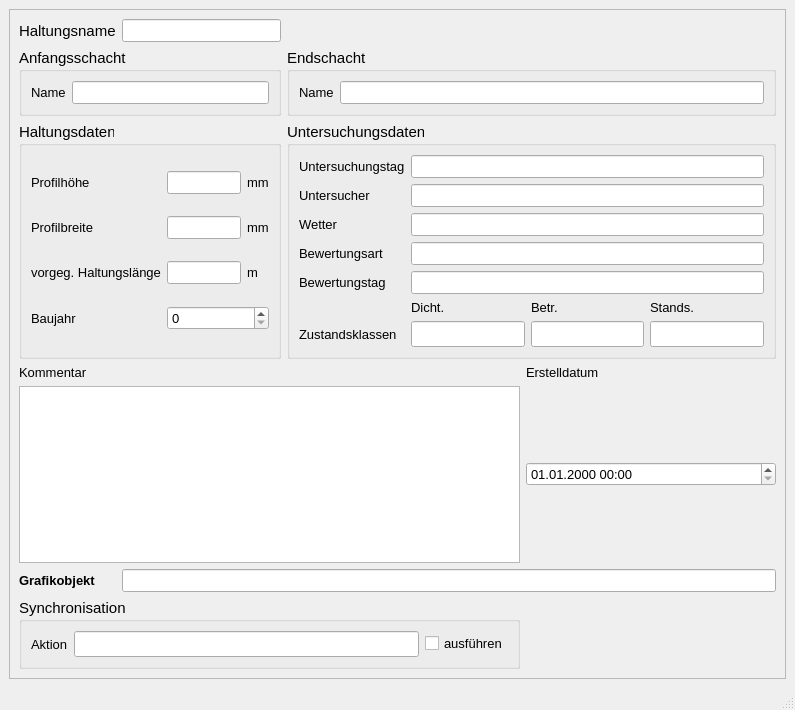
<?xml version="1.0" encoding="UTF-8"?>
<ui version="4.0">
 <class>MainWindow</class>
 <widget class="QMainWindow" name="MainWindow">
  <property name="geometry">
   <rect>
    <x>0</x>
    <y>0</y>
    <width>795</width>
    <height>710</height>
   </rect>
  </property>
  <property name="sizePolicy">
   <sizepolicy hsizetype="Preferred" vsizetype="Preferred">
    <horstretch>0</horstretch>
    <verstretch>0</verstretch>
   </sizepolicy>
  </property>
  <property name="baseSize">
   <size>
    <width>0</width>
    <height>0</height>
   </size>
  </property>
  <property name="font">
   <font>
    <family>Tahoma</family>
    <pointsize>10</pointsize>
   </font>
  </property>
  <property name="windowTitle">
   <string>MainWindow</string>
  </property>
  <widget class="QWidget" name="centralwidget">
   <layout class="QGridLayout" name="gridLayout">
    <item row="0" column="0">
     <widget class="QScrollArea" name="scrollArea">
      <property name="widgetResizable">
       <bool>true</bool>
      </property>
      <widget class="QWidget" name="scrollAreaWidgetContents">
       <property name="geometry">
        <rect>
         <x>0</x>
         <y>0</y>
         <width>771</width>
         <height>633</height>
        </rect>
       </property>
       <layout class="QGridLayout" name="gridLayout_2">
        <item row="0" column="0">
         <widget class="QLabel" name="label">
          <property name="font">
           <font>
            <family>Tahoma</family>
            <pointsize>11</pointsize>
           </font>
          </property>
          <property name="text">
           <string>Haltungsname</string>
          </property>
         </widget>
        </item>
        <item row="0" column="1">
         <widget class="QLineEdit" name="leitnam">
          <property name="font">
           <font>
            <family>Tahoma</family>
            <pointsize>10</pointsize>
           </font>
          </property>
          <property name="toolTip">
           <string>&lt;html&gt;&lt;head/&gt;&lt;body&gt;&lt;p&gt;Eindeutiger Haltungsname&lt;/p&gt;&lt;/body&gt;&lt;/html&gt;</string>
          </property>
          <property name="statusTip">
           <string>Eindeutiger Haltungsname</string>
          </property>
         </widget>
        </item>
        <item row="1" column="0" colspan="2">
         <widget class="QGroupBox" name="groupBox">
          <property name="font">
           <font>
            <family>Tahoma</family>
            <pointsize>11</pointsize>
           </font>
          </property>
          <property name="title">
           <string>Anfangsschacht</string>
          </property>
          <layout class="QGridLayout" name="gridLayout_3">
           <item row="0" column="0">
            <widget class="QLabel" name="label_3">
             <property name="font">
              <font>
               <family>Tahoma</family>
               <pointsize>10</pointsize>
              </font>
             </property>
             <property name="text">
              <string>Name</string>
             </property>
            </widget>
           </item>
           <item row="0" column="1">
            <widget class="QLineEdit" name="schoben">
             <property name="font">
              <font>
               <family>Tahoma</family>
               <pointsize>10</pointsize>
              </font>
             </property>
             <property name="toolTip">
              <string>&lt;html&gt;&lt;head/&gt;&lt;body&gt;&lt;p&gt;Name des oberen Schachts&lt;/p&gt;&lt;/body&gt;&lt;/html&gt;</string>
             </property>
             <property name="statusTip">
              <string>Name des oberen Schachts</string>
             </property>
            </widget>
           </item>
          </layout>
         </widget>
        </item>
        <item row="1" column="2" colspan="2">
         <widget class="QGroupBox" name="groupBox_3">
          <property name="font">
           <font>
            <family>Tahoma</family>
            <pointsize>11</pointsize>
           </font>
          </property>
          <property name="title">
           <string>Endschacht</string>
          </property>
          <layout class="QGridLayout" name="gridLayout_4">
           <item row="0" column="0">
            <widget class="QLabel" name="label_9">
             <property name="font">
              <font>
               <family>Tahoma</family>
               <pointsize>10</pointsize>
              </font>
             </property>
             <property name="text">
              <string>Name</string>
             </property>
            </widget>
           </item>
           <item row="0" column="1">
            <widget class="QLineEdit" name="schunten">
             <property name="font">
              <font>
               <family>Tahoma</family>
               <pointsize>10</pointsize>
              </font>
             </property>
             <property name="toolTip">
              <string>&lt;html&gt;&lt;head/&gt;&lt;body&gt;&lt;p&gt;Name des unteren Schachts&lt;/p&gt;&lt;/body&gt;&lt;/html&gt;</string>
             </property>
             <property name="statusTip">
              <string>Name des unteren Schachts</string>
             </property>
            </widget>
           </item>
          </layout>
         </widget>
        </item>
        <item row="2" column="0" colspan="2">
         <widget class="QGroupBox" name="groupBox_2">
          <property name="font">
           <font>
            <family>Tahoma</family>
            <pointsize>11</pointsize>
           </font>
          </property>
          <property name="title">
           <string>Haltungsdaten</string>
          </property>
          <layout class="QGridLayout" name="gridLayout_5">
           <item row="0" column="0">
            <widget class="QLabel" name="label_6">
             <property name="font">
              <font>
               <family>Tahoma</family>
               <pointsize>10</pointsize>
              </font>
             </property>
             <property name="text">
              <string>Profilhöhe</string>
             </property>
            </widget>
           </item>
           <item row="0" column="1">
            <widget class="QLineEdit" name="hoehe">
             <property name="font">
              <font>
               <family>Tahoma</family>
               <pointsize>10</pointsize>
              </font>
             </property>
             <property name="toolTip">
              <string>&lt;html&gt;&lt;head/&gt;&lt;body&gt;&lt;p&gt;Bedeutung hängt vom Profiltyp ab&lt;/p&gt;&lt;/body&gt;&lt;/html&gt;</string>
             </property>
             <property name="statusTip">
              <string>Bedeutung hängt vom Profiltyp ab</string>
             </property>
            </widget>
           </item>
           <item row="0" column="2">
            <widget class="QLabel" name="label_16">
             <property name="font">
              <font>
               <family>Tahoma</family>
               <pointsize>10</pointsize>
              </font>
             </property>
             <property name="text">
              <string>mm</string>
             </property>
            </widget>
           </item>
           <item row="1" column="0">
            <widget class="QLabel" name="label_7">
             <property name="font">
              <font>
               <family>Tahoma</family>
               <pointsize>10</pointsize>
              </font>
             </property>
             <property name="text">
              <string>Profilbreite</string>
             </property>
            </widget>
           </item>
           <item row="1" column="1">
            <widget class="QLineEdit" name="breite">
             <property name="font">
              <font>
               <family>Tahoma</family>
               <pointsize>10</pointsize>
              </font>
             </property>
             <property name="toolTip">
              <string>&lt;html&gt;&lt;head/&gt;&lt;body&gt;&lt;p&gt;Bedeutung hängt vom Profiltyp ab&lt;/p&gt;&lt;/body&gt;&lt;/html&gt;</string>
             </property>
             <property name="statusTip">
              <string>Bedeutung hängt vom Profiltyp ab</string>
             </property>
            </widget>
           </item>
           <item row="1" column="2">
            <widget class="QLabel" name="label_20">
             <property name="font">
              <font>
               <family>Tahoma</family>
               <pointsize>10</pointsize>
              </font>
             </property>
             <property name="text">
              <string>mm</string>
             </property>
            </widget>
           </item>
           <item row="2" column="0">
            <widget class="QLabel" name="label_17">
             <property name="font">
              <font>
               <family>Tahoma</family>
               <pointsize>10</pointsize>
              </font>
             </property>
             <property name="text">
              <string>vorgeg. Haltungslänge</string>
             </property>
            </widget>
           </item>
           <item row="2" column="1">
            <widget class="QLineEdit" name="laenge">
             <property name="font">
              <font>
               <family>Tahoma</family>
               <pointsize>10</pointsize>
              </font>
             </property>
             <property name="toolTip">
              <string>&lt;html&gt;&lt;head/&gt;&lt;body&gt;&lt;p&gt;&lt;span style=&quot; font-size:10pt;&quot;&gt;vorgegebene Haltungslänge, falls diese nicht automatisch berechnet werden soll&lt;/span&gt;&lt;/p&gt;&lt;/body&gt;&lt;/html&gt;</string>
             </property>
             <property name="statusTip">
              <string>vorgegebene Haltungslänge, falls diese nicht automatisch berechnet werden soll</string>
             </property>
            </widget>
           </item>
           <item row="2" column="2">
            <widget class="QLabel" name="label_21">
             <property name="font">
              <font>
               <family>Tahoma</family>
               <pointsize>10</pointsize>
              </font>
             </property>
             <property name="text">
              <string>m </string>
             </property>
            </widget>
           </item>
           <item row="3" column="0">
            <widget class="QLabel" name="label_60">
             <property name="font">
              <font>
               <family>Tahoma</family>
               <pointsize>10</pointsize>
              </font>
             </property>
             <property name="text">
              <string>Baujahr</string>
             </property>
            </widget>
           </item>
           <item row="3" column="1" colspan="2">
            <widget class="QSpinBox" name="baujahr">
             <property name="font">
              <font>
               <family>Tahoma</family>
               <pointsize>10</pointsize>
              </font>
             </property>
             <property name="toolTip">
              <string>&lt;html&gt;&lt;head/&gt;&lt;body&gt;&lt;p&gt;Baujahr der Haltung&lt;/p&gt;&lt;/body&gt;&lt;/html&gt;</string>
             </property>
             <property name="statusTip">
              <string>Baujahr der Haltung</string>
             </property>
            </widget>
           </item>
          </layout>
         </widget>
        </item>
        <item row="2" column="2" colspan="2">
         <widget class="QGroupBox" name="groupBox_4">
          <property name="font">
           <font>
            <family>Tahoma</family>
            <pointsize>11</pointsize>
           </font>
          </property>
          <property name="title">
           <string>Untersuchungsdaten</string>
          </property>
          <layout class="QGridLayout" name="gridLayout_6">
           <item row="0" column="0">
            <widget class="QLabel" name="label_61">
             <property name="font">
              <font>
               <family>Tahoma</family>
               <pointsize>10</pointsize>
              </font>
             </property>
             <property name="text">
              <string>Untersuchungstag</string>
             </property>
            </widget>
           </item>
           <item row="0" column="1" colspan="3">
            <widget class="QLineEdit" name="untersuchtag">
             <property name="font">
              <font>
               <family>Tahoma</family>
               <pointsize>10</pointsize>
              </font>
             </property>
             <property name="toolTip">
              <string>&lt;html&gt;&lt;head/&gt;&lt;body&gt;&lt;p&gt;Datum des Untersuchungstages&lt;/p&gt;&lt;/body&gt;&lt;/html&gt;</string>
             </property>
             <property name="statusTip">
              <string>Datum des Untersuchungstages</string>
             </property>
            </widget>
           </item>
           <item row="1" column="0">
            <widget class="QLabel" name="label_62">
             <property name="font">
              <font>
               <family>Tahoma</family>
               <pointsize>10</pointsize>
              </font>
             </property>
             <property name="text">
              <string>Untersucher</string>
             </property>
            </widget>
           </item>
           <item row="1" column="1" colspan="3">
            <widget class="QLineEdit" name="untersucher">
             <property name="font">
              <font>
               <family>Tahoma</family>
               <pointsize>10</pointsize>
              </font>
             </property>
             <property name="toolTip">
              <string>&lt;html&gt;&lt;head/&gt;&lt;body&gt;&lt;p&gt;Name bzw. Kürzel des Untersuchers&lt;/p&gt;&lt;/body&gt;&lt;/html&gt;</string>
             </property>
             <property name="statusTip">
              <string>Name bzw. Kürzel des Untersuchers</string>
             </property>
            </widget>
           </item>
           <item row="2" column="0">
            <widget class="QLabel" name="label_63">
             <property name="font">
              <font>
               <family>Tahoma</family>
               <pointsize>10</pointsize>
              </font>
             </property>
             <property name="text">
              <string>Wetter</string>
             </property>
            </widget>
           </item>
           <item row="2" column="1" colspan="3">
            <widget class="QLineEdit" name="wetter">
             <property name="font">
              <font>
               <family>Tahoma</family>
               <pointsize>10</pointsize>
              </font>
             </property>
             <property name="toolTip">
              <string>&lt;html&gt;&lt;head/&gt;&lt;body&gt;&lt;p&gt;kurzer Kommentar zum Wetter am Untersuchungstag&lt;/p&gt;&lt;/body&gt;&lt;/html&gt;</string>
             </property>
             <property name="statusTip">
              <string>kurzer Kommentar zum Wetter am Untersuchungstag</string>
             </property>
            </widget>
           </item>
           <item row="3" column="0">
            <widget class="QLabel" name="label_64">
             <property name="font">
              <font>
               <family>Tahoma</family>
               <pointsize>10</pointsize>
              </font>
             </property>
             <property name="text">
              <string>Bewertungsart</string>
             </property>
            </widget>
           </item>
           <item row="3" column="1" colspan="3">
            <widget class="QLineEdit" name="bewertungsart">
             <property name="font">
              <font>
               <family>Tahoma</family>
               <pointsize>10</pointsize>
              </font>
             </property>
             <property name="toolTip">
              <string>&lt;html&gt;&lt;head/&gt;&lt;body&gt;&lt;p&gt;Name des verwndeten Bewertungsmodells (z.B. DWA-M 149-3)&lt;/p&gt;&lt;/body&gt;&lt;/html&gt;</string>
             </property>
             <property name="statusTip">
              <string>Name des verwndeten Bewertungsmodells (z.B. DWA-M 149-3)</string>
             </property>
            </widget>
           </item>
           <item row="4" column="0">
            <widget class="QLabel" name="label_65">
             <property name="font">
              <font>
               <family>Tahoma</family>
               <pointsize>10</pointsize>
              </font>
             </property>
             <property name="text">
              <string>Bewertungstag</string>
             </property>
            </widget>
           </item>
           <item row="4" column="1" colspan="3">
            <widget class="QLineEdit" name="bewertungstag">
             <property name="font">
              <font>
               <family>Tahoma</family>
               <pointsize>10</pointsize>
              </font>
             </property>
             <property name="toolTip">
              <string>&lt;html&gt;&lt;head/&gt;&lt;body&gt;&lt;p&gt;Datum des Tages, an dem die Bewertung durchgeführt wird&lt;/p&gt;&lt;/body&gt;&lt;/html&gt;</string>
             </property>
             <property name="statusTip">
              <string>Datum des Tages, an dem die Bewertung durchgeführt wird</string>
             </property>
            </widget>
           </item>
           <item row="5" column="1">
            <widget class="QLabel" name="label_39">
             <property name="font">
              <font>
               <family>Tahoma</family>
               <pointsize>10</pointsize>
              </font>
             </property>
             <property name="text">
              <string>Dicht.</string>
             </property>
            </widget>
           </item>
           <item row="5" column="2">
            <widget class="QLabel" name="label_37">
             <property name="font">
              <font>
               <family>Tahoma</family>
               <pointsize>10</pointsize>
              </font>
             </property>
             <property name="text">
              <string>Betr.</string>
             </property>
            </widget>
           </item>
           <item row="5" column="3">
            <widget class="QLabel" name="label_38">
             <property name="font">
              <font>
               <family>Tahoma</family>
               <pointsize>10</pointsize>
              </font>
             </property>
             <property name="text">
              <string>Stands.</string>
             </property>
            </widget>
           </item>
           <item row="6" column="0">
            <widget class="QLabel" name="label_36">
             <property name="font">
              <font>
               <family>Tahoma</family>
               <pointsize>10</pointsize>
              </font>
             </property>
             <property name="text">
              <string>Zustandsklassen</string>
             </property>
            </widget>
           </item>
           <item row="6" column="1">
            <widget class="QLineEdit" name="max_ZD">
             <property name="toolTip">
              <string>&lt;html&gt;&lt;head/&gt;&lt;body&gt;&lt;p&gt;Zustandsklasse Dichtheit&lt;/p&gt;&lt;/body&gt;&lt;/html&gt;</string>
             </property>
             <property name="statusTip">
              <string>Zustandsklasse Dichtheit</string>
             </property>
            </widget>
           </item>
           <item row="6" column="2">
            <widget class="QLineEdit" name="max_ZB">
             <property name="toolTip">
              <string>&lt;html&gt;&lt;head/&gt;&lt;body&gt;&lt;p&gt;Zustandsklasse Betriebssicherheit&lt;/p&gt;&lt;/body&gt;&lt;/html&gt;</string>
             </property>
             <property name="statusTip">
              <string>Zustandsklasse Betriebssicherheit</string>
             </property>
            </widget>
           </item>
           <item row="6" column="3">
            <widget class="QLineEdit" name="max_ZS">
             <property name="toolTip">
              <string>&lt;html&gt;&lt;head/&gt;&lt;body&gt;&lt;p&gt;Zustandsklasse Betriebssicherheit&lt;/p&gt;&lt;/body&gt;&lt;/html&gt;</string>
             </property>
             <property name="statusTip">
              <string>Zustandsklasse Betriebssicherheit</string>
             </property>
            </widget>
           </item>
          </layout>
         </widget>
        </item>
        <item row="3" column="0">
         <widget class="QLabel" name="label_22">
          <property name="font">
           <font>
            <family>Tahoma</family>
            <pointsize>10</pointsize>
           </font>
          </property>
          <property name="text">
           <string>Kommentar</string>
          </property>
         </widget>
        </item>
        <item row="3" column="3">
         <widget class="QLabel" name="label_71">
          <property name="text">
           <string>Erstelldatum</string>
          </property>
         </widget>
        </item>
        <item row="4" column="0" colspan="3">
         <widget class="QTextEdit" name="kommentar">
          <property name="font">
           <font>
            <family>Tahoma</family>
            <pointsize>10</pointsize>
           </font>
          </property>
          <property name="toolTip">
           <string>&lt;html&gt;&lt;head/&gt;&lt;body&gt;&lt;p&gt;Platz für zusätzliche Kommentare.&lt;/p&gt;&lt;/body&gt;&lt;/html&gt;</string>
          </property>
          <property name="statusTip">
           <string>Platz für zusätzliche Kommentare.</string>
          </property>
         </widget>
        </item>
        <item row="4" column="3">
         <widget class="QgsDateTimeEdit" name="createdat">
          <property name="minimumSize">
           <size>
            <width>250</width>
            <height>0</height>
           </size>
          </property>
          <property name="font">
           <font>
            <family>Tahoma</family>
            <pointsize>10</pointsize>
           </font>
          </property>
          <property name="currentSection">
           <enum>QDateTimeEdit::DaySection</enum>
          </property>
          <property name="displayFormat">
           <string>dd.MM.yyyy HH:mm</string>
          </property>
         </widget>
        </item>
        <item row="5" column="0">
         <widget class="QLabel" name="label_23">
          <property name="font">
           <font>
            <family>Tahoma</family>
            <pointsize>10</pointsize>
            <weight>75</weight>
            <bold>true</bold>
           </font>
          </property>
          <property name="text">
           <string>Grafikobjekt</string>
          </property>
         </widget>
        </item>
        <item row="5" column="1" colspan="3">
         <widget class="QLineEdit" name="objekt">
          <property name="toolTip">
           <string>&lt;html&gt;&lt;head/&gt;&lt;body&gt;&lt;p&gt;Textbeschreibung (WKT) des Grafikobjekts&lt;/p&gt;&lt;/body&gt;&lt;/html&gt;</string>
          </property>
          <property name="statusTip">
           <string>Textbeschreibung des Grafikobjekts</string>
          </property>
         </widget>
        </item>
        <item row="6" column="0" colspan="3">
         <widget class="QGroupBox" name="groupBox_sync">
          <property name="font">
           <font>
            <family>Tahoma</family>
            <pointsize>11</pointsize>
           </font>
          </property>
          <property name="title">
           <string>Synchronisation</string>
          </property>
          <layout class="QGridLayout" name="gridLayout_7">
           <item row="0" column="0">
            <widget class="QLabel" name="label_19">
             <property name="font">
              <font>
               <family>Tahoma</family>
               <pointsize>10</pointsize>
              </font>
             </property>
             <property name="text">
              <string>Aktion</string>
             </property>
            </widget>
           </item>
           <item row="0" column="1">
            <widget class="QLineEdit" name="aktion">
             <property name="toolTip">
              <string>&lt;html&gt;&lt;head/&gt;&lt;body&gt;&lt;p&gt;Maßnahme zur Synchronisation&lt;/p&gt;&lt;/body&gt;&lt;/html&gt;</string>
             </property>
             <property name="statusTip">
              <string>Maßnahme zur Synchronisation</string>
             </property>
            </widget>
           </item>
           <item row="0" column="2">
            <widget class="QCheckBox" name="status">
             <property name="font">
              <font>
               <family>Tahoma</family>
               <pointsize>10</pointsize>
              </font>
             </property>
             <property name="toolTip">
              <string>Synchronisation aktivieren</string>
             </property>
             <property name="statusTip">
              <string>Synchronisation aktivieren</string>
             </property>
             <property name="text">
              <string>ausführen</string>
             </property>
            </widget>
           </item>
          </layout>
         </widget>
        </item>
       </layout>
      </widget>
     </widget>
    </item>
   </layout>
  </widget>
  <widget class="QMenuBar" name="menubar">
   <property name="geometry">
    <rect>
     <x>0</x>
     <y>0</y>
     <width>795</width>
     <height>27</height>
    </rect>
   </property>
  </widget>
  <widget class="QStatusBar" name="statusbar"/>
 </widget>
 <customwidgets>
  <customwidget>
   <class>QgsDateTimeEdit</class>
   <extends>QDateTimeEdit</extends>
   <header>qgsdatetimeedit.h</header>
  </customwidget>
 </customwidgets>
 <tabstops>
  <tabstop>leitnam</tabstop>
  <tabstop>hoehe</tabstop>
  <tabstop>breite</tabstop>
  <tabstop>laenge</tabstop>
  <tabstop>createdat</tabstop>
  <tabstop>kommentar</tabstop>
 </tabstops>
 <resources/>
 <connections/>
</ui>
